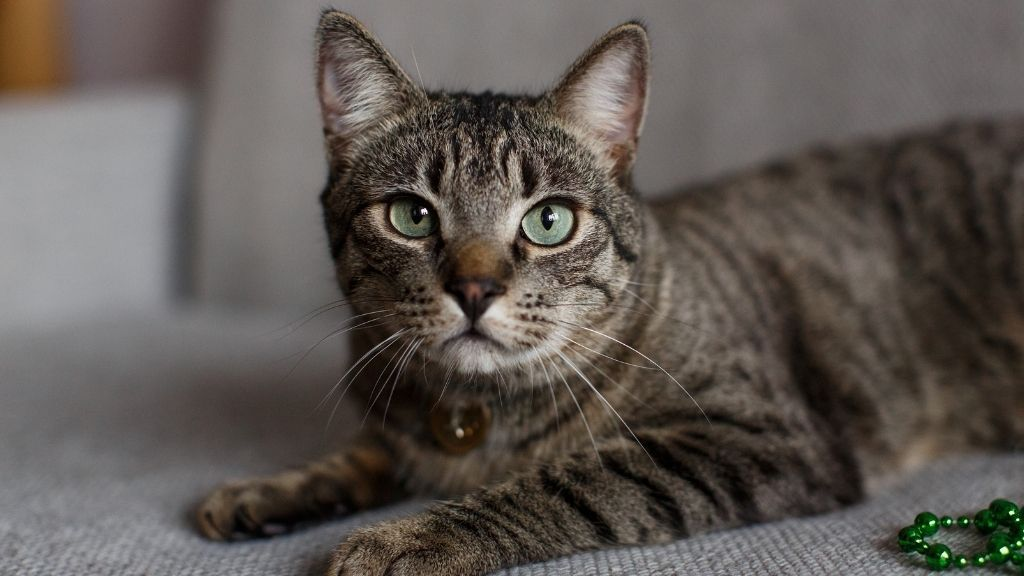
//> input picture FSIV/P5/img.jpg, 1024 x 576 px
$ ./assignment5 img.jpg   (built with g++ and OpenCV 4)
//> lines starting //> are read from the running program, lines starting //| are printed output that depends on the picture
/****************************************
 * Autor: Francisco Javier Perez Castillo
 * Universidad de Córdoba (Spain)
 *
 * High Boost Filter:
 *  Create a program that reads and image and a value for the High Boost
 *  filter and saves the corresponding image with the HighBoost Filter applied.
 *
 * **************************************/

/*
 * Documentation:
    - ones() : https://docs.opencv.org/4.5.3/d3/d63/classcv_1_1Mat.html#a69ae0402d116fc9c71908d8508dc2f09
    - converTo() : https://docs.opencv.org/4.5.3/d3/d63/classcv_1_1Mat.html#adf88c60c5b4980e05bb556080916978b
    - normalize(): https://docs.opencv.org/4.5.3/d2/de8/group__core__array.html#ga87eef7ee3970f86906d69a92cbf064bd
*/

/*
    NOTE: I assume that we have to calculate first the High frecuency image from the original image and then calculate the
    high boost image by adding the High frecuency image (with the kernel applyed) to the original image:
        High frecuency = Original image - Low frecuency image
        High boost image = Original image + (c · High frecuency image)

    I will use a box filter to calculate the Low frecuency image.
*/

#include <opencv2/core/core.hpp> //core routines
#include <opencv2/highgui/highgui.hpp>//imread,imshow,namedWindow,waitKey
#include <iostream>

using namespace std;
using namespace cv;


void applyKernel(const Mat &in, Mat &out, const Mat &kernel){
    //We check if the kernel is kernel is correct in terms of size

    if(kernel.cols <=1){
        cout << "Error, your kernel size is wrong" << endl;
        return;
    }

    //We calculate the radius of the kernel
    int size = kernel.cols;
    int kernel_radio = kernel.cols/2;

    for(int x=0 ; x<in.rows ; x++){ //Where x and y are the position of the image's pixels
        for(int y=0 ; y<in.cols ; y++){
            //Now we are on the pixel where we apply the kernel
            float sum_val= 0.0;
            //We go around the kernel
            for(int kx=((size*(-1))+(size/2))+1; kx<size-(size/2); kx++) {
                for(int ky=((size*(-1))+(size/2))+1; ky<size-(size/2); ky++){
                    if((kx+x < 0) || (ky+y < 0) || (kx+x >= in.rows) || (ky+y >= in.cols)){
                        sum_val = sum_val + 0;
                    } else {
                        sum_val = sum_val + (in.at<float>(x+kx, y+ky) * kernel.at<float>(kx+kernel_radio,ky+kernel_radio));
                    }
                }
            }
            //Once we have the "mean" of the value around the pixel, we can change the value in our aux image
            out.at<float>(x,y) = sum_val;
        }
    }
}


int main(int argc,char **argv){
try {

    //We check that user introduce only one image
    if(argc!=2){
        cerr<<"Error, you have to insert an image as an argument"<<endl;
        return 0;
    }

    //We save the image in a variable in grey scale
    Mat user_image = imread(argv[1], IMREAD_GRAYSCALE);
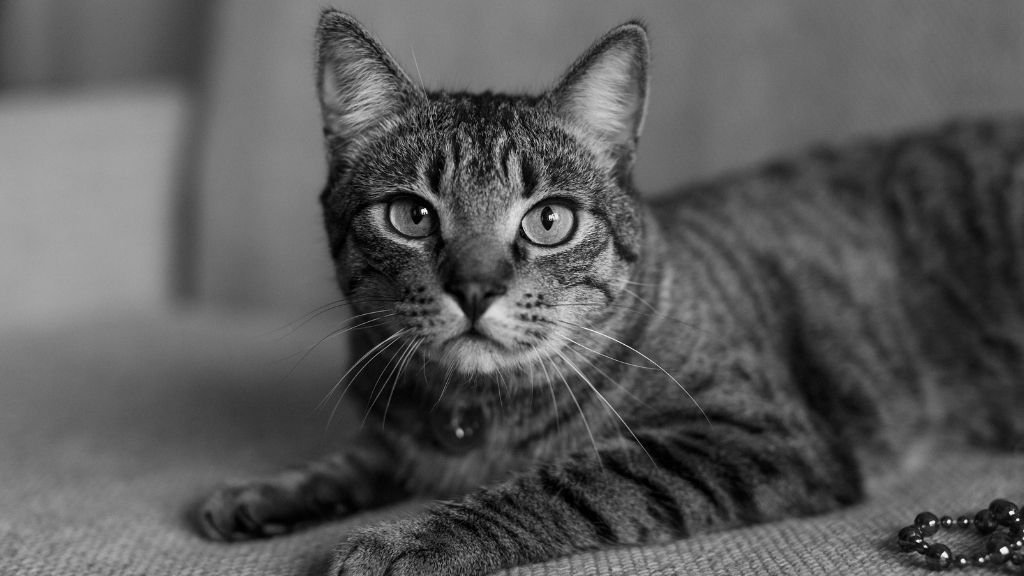
//> user_image: 576 rows x 1024 cols, CV_8UC1; min 0, max 253, mean 89.6

    if(user_image.rows == 0){
        cerr << "Error, your image is empty or you wrote image's name wrongly" << endl;
        return 0;
    }

    //Now the user's image is converted to CV_32FC1
    Mat original_image;
    user_image.convertTo(original_image, CV_32FC1);

    float c;
    cout << "Introduce the value for 'c': ";
    cin >> c;
//> the answer given: 1

    Mat LowPass_image = original_image.clone();
    Mat HighPass_image = original_image.clone();
    Mat HighPass_c_result_image = original_image.clone();
    Mat HighBoost_image = original_image.clone();

    //We create the matrix that will have the values of our kernels
    //This kernel will be use to calculate the Low pass image
  /*  float box_matrix[] = { 1/9, 1/9, 1/9,
                           1/9, 1/9, 1/9,
                           1/9, 1/9, 1/9 };*/

    //This kernel will be use to calculate the High boost image
    float boost_matrix[] = { -c, -c, -c,
                             -c, 8*c+1, -c,
                            -c, -c, -c  };

    //Creation of the kernels
    Mat box_kernel(3, 3, CV_32FC1);
    box_kernel=Mat::ones(3, 3, CV_32FC1)/(9);
    Mat boost_kernel(3, 3, CV_32FC1, boost_matrix);

    //Now we apply the box kernel to the original image to calculate the Low pass image
    applyKernel(original_image, LowPass_image, box_kernel);

    //We calculate the High pass image:
    HighPass_image = original_image - LowPass_image;
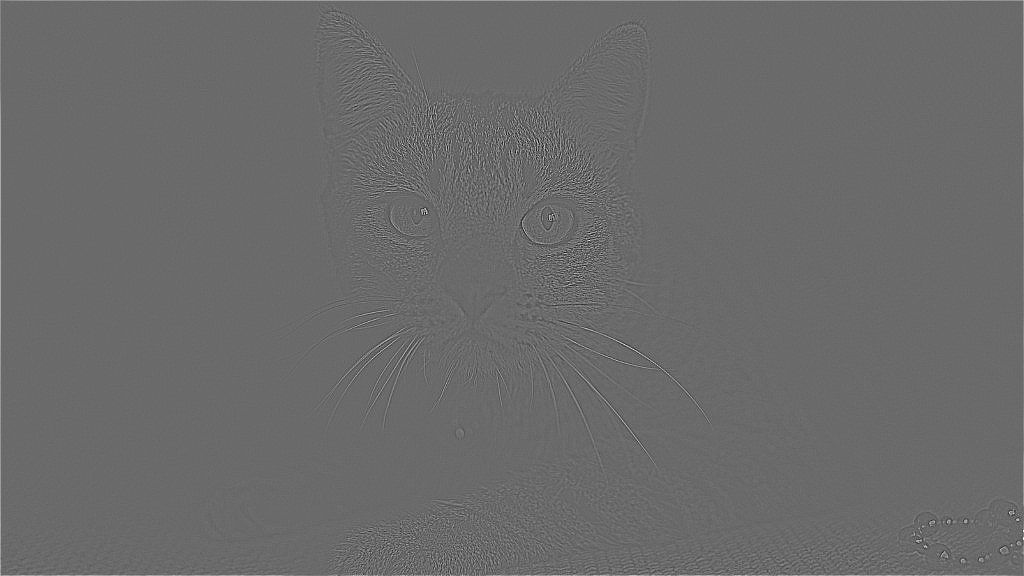
//> HighPass_image: 576 rows x 1024 cols, CV_32FC1; min -91.67, max 127.7, mean 0.2; drawn with min black and max white

    //After this, we apply the boost_kernel to the High pass image
    applyKernel(HighPass_image, HighPass_c_result_image, boost_kernel);

    //Now we calculate the high boost image
    HighBoost_image = original_image + HighPass_c_result_image;

    //Finally, the image is normalized
    Mat normalized_highBoost_image = HighBoost_image.clone();
    normalize(HighBoost_image, normalized_highBoost_image, 150, NORM_MINMAX);

    //Images are shown
    namedWindow("User image");
    imshow("User image", user_image);

    namedWindow("Result");
    imshow("Result", normalized_highBoost_image);

    waitKey(0);
} catch (exception &ex) {
    cout<<ex.what()<<endl;
}

}
